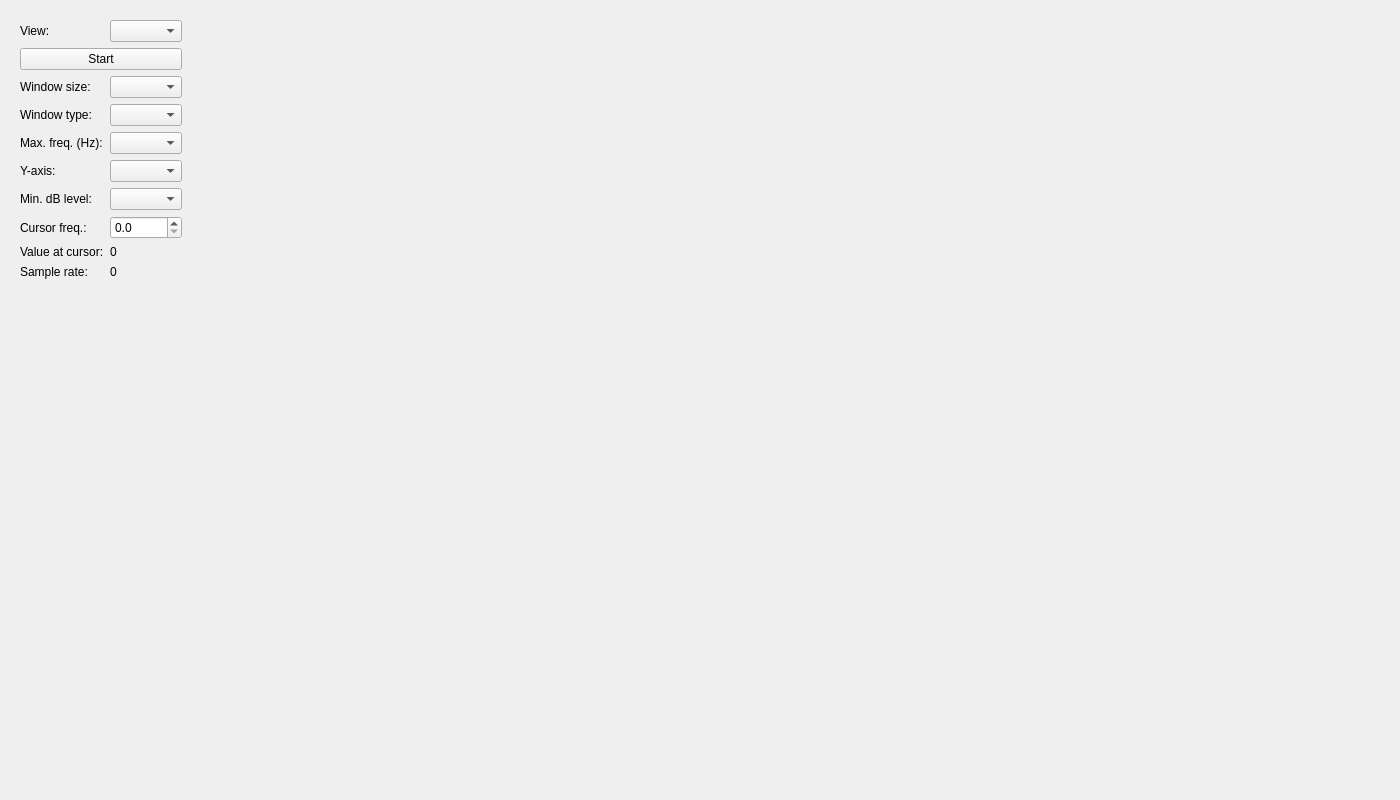
<?xml version="1.0" encoding="UTF-8"?>
<ui version="4.0">
 <class>AnalysisWindow</class>
 <widget class="QWidget" name="AnalysisWindow">
  <property name="geometry">
   <rect>
    <x>0</x>
    <y>0</y>
    <width>1400</width>
    <height>800</height>
   </rect>
  </property>
  <property name="windowTitle">
   <string>Analysis</string>
  </property>
  <layout class="QHBoxLayout" name="horizontalLayout_2" stretch="0,1">
   <item>
    <widget class="QWidget" name="widget_2" native="true">
     <layout class="QGridLayout" name="gridLayout">
      <item row="8" column="1">
       <widget class="QLabel" name="valueAtCursorLabel">
        <property name="text">
         <string>0</string>
        </property>
       </widget>
      </item>
      <item row="4" column="0">
       <widget class="QLabel" name="label_6">
        <property name="text">
         <string>Max. freq. (Hz):</string>
        </property>
       </widget>
      </item>
      <item row="9" column="1">
       <widget class="QLabel" name="sampleRateLabel">
        <property name="text">
         <string>0</string>
        </property>
       </widget>
      </item>
      <item row="2" column="0">
       <widget class="QLabel" name="label_2">
        <property name="text">
         <string>Window size:</string>
        </property>
       </widget>
      </item>
      <item row="3" column="1">
       <widget class="QComboBox" name="windowTypeComboBox"/>
      </item>
      <item row="8" column="0">
       <widget class="QLabel" name="label_10">
        <property name="text">
         <string>Value at cursor:</string>
        </property>
       </widget>
      </item>
      <item row="0" column="0">
       <widget class="QLabel" name="label">
        <property name="text">
         <string>View:</string>
        </property>
       </widget>
      </item>
      <item row="1" column="0" colspan="2">
       <widget class="QPushButton" name="startStopButton">
        <property name="text">
         <string>Start</string>
        </property>
       </widget>
      </item>
      <item row="4" column="1">
       <widget class="QComboBox" name="maxFreqComboBox"/>
      </item>
      <item row="7" column="1">
       <widget class="QDoubleSpinBox" name="cursorFreqSpinBox">
        <property name="decimals">
         <number>1</number>
        </property>
        <property name="singleStep">
         <double>10.000000000000000</double>
        </property>
       </widget>
      </item>
      <item row="9" column="0">
       <widget class="QLabel" name="label_8">
        <property name="text">
         <string>Sample rate:</string>
        </property>
       </widget>
      </item>
      <item row="10" column="1">
       <spacer name="verticalSpacer">
        <property name="orientation">
         <enum>Qt::Vertical</enum>
        </property>
        <property name="sizeHint" stdset="0">
         <size>
          <width>20</width>
          <height>40</height>
         </size>
        </property>
       </spacer>
      </item>
      <item row="2" column="1">
       <widget class="QComboBox" name="windowSizeComboBox"/>
      </item>
      <item row="0" column="1">
       <widget class="QComboBox" name="viewComboBox"/>
      </item>
      <item row="7" column="0">
       <widget class="QLabel" name="label_9">
        <property name="text">
         <string>Cursor freq.:</string>
        </property>
       </widget>
      </item>
      <item row="6" column="0">
       <widget class="QLabel" name="label_5">
        <property name="text">
         <string>Min. dB level:</string>
        </property>
       </widget>
      </item>
      <item row="5" column="1">
       <widget class="QComboBox" name="yAxisComboBox"/>
      </item>
      <item row="6" column="1">
       <widget class="QComboBox" name="minDecibelLevelComboBox"/>
      </item>
      <item row="3" column="0">
       <widget class="QLabel" name="label_3">
        <property name="text">
         <string>Window type:</string>
        </property>
       </widget>
      </item>
      <item row="5" column="0">
       <widget class="QLabel" name="label_4">
        <property name="text">
         <string>Y-axis:</string>
        </property>
       </widget>
      </item>
     </layout>
    </widget>
   </item>
   <item>
    <widget class="QCustomPlot" name="spectrumPlot" native="true"/>
   </item>
  </layout>
 </widget>
 <customwidgets>
  <customwidget>
   <class>QCustomPlot</class>
   <extends>QWidget</extends>
   <header>qcustomplot.h</header>
   <container>1</container>
  </customwidget>
 </customwidgets>
 <tabstops>
  <tabstop>viewComboBox</tabstop>
  <tabstop>startStopButton</tabstop>
  <tabstop>windowSizeComboBox</tabstop>
  <tabstop>windowTypeComboBox</tabstop>
  <tabstop>maxFreqComboBox</tabstop>
  <tabstop>yAxisComboBox</tabstop>
  <tabstop>minDecibelLevelComboBox</tabstop>
  <tabstop>cursorFreqSpinBox</tabstop>
 </tabstops>
 <resources/>
 <connections/>
</ui>
